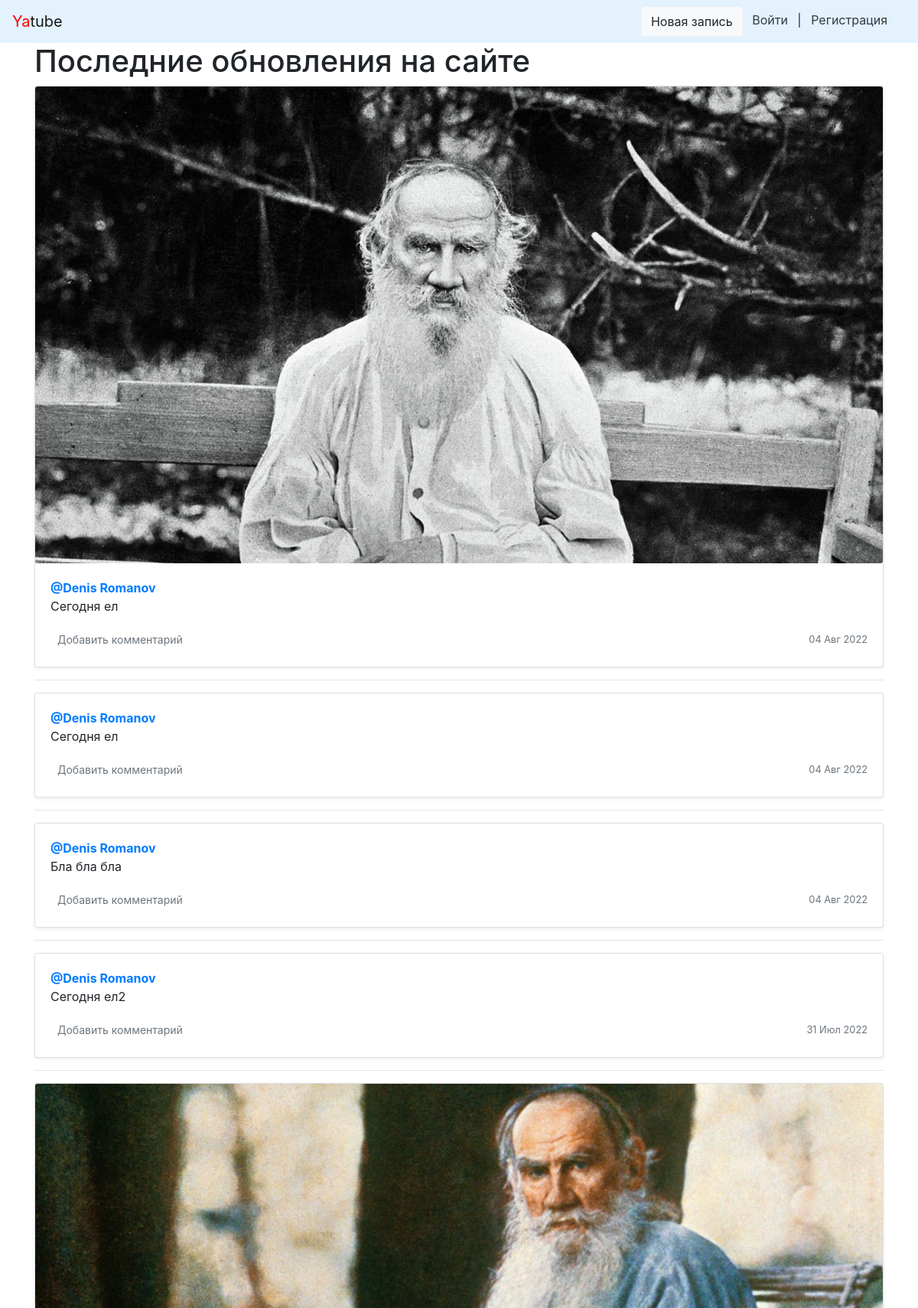
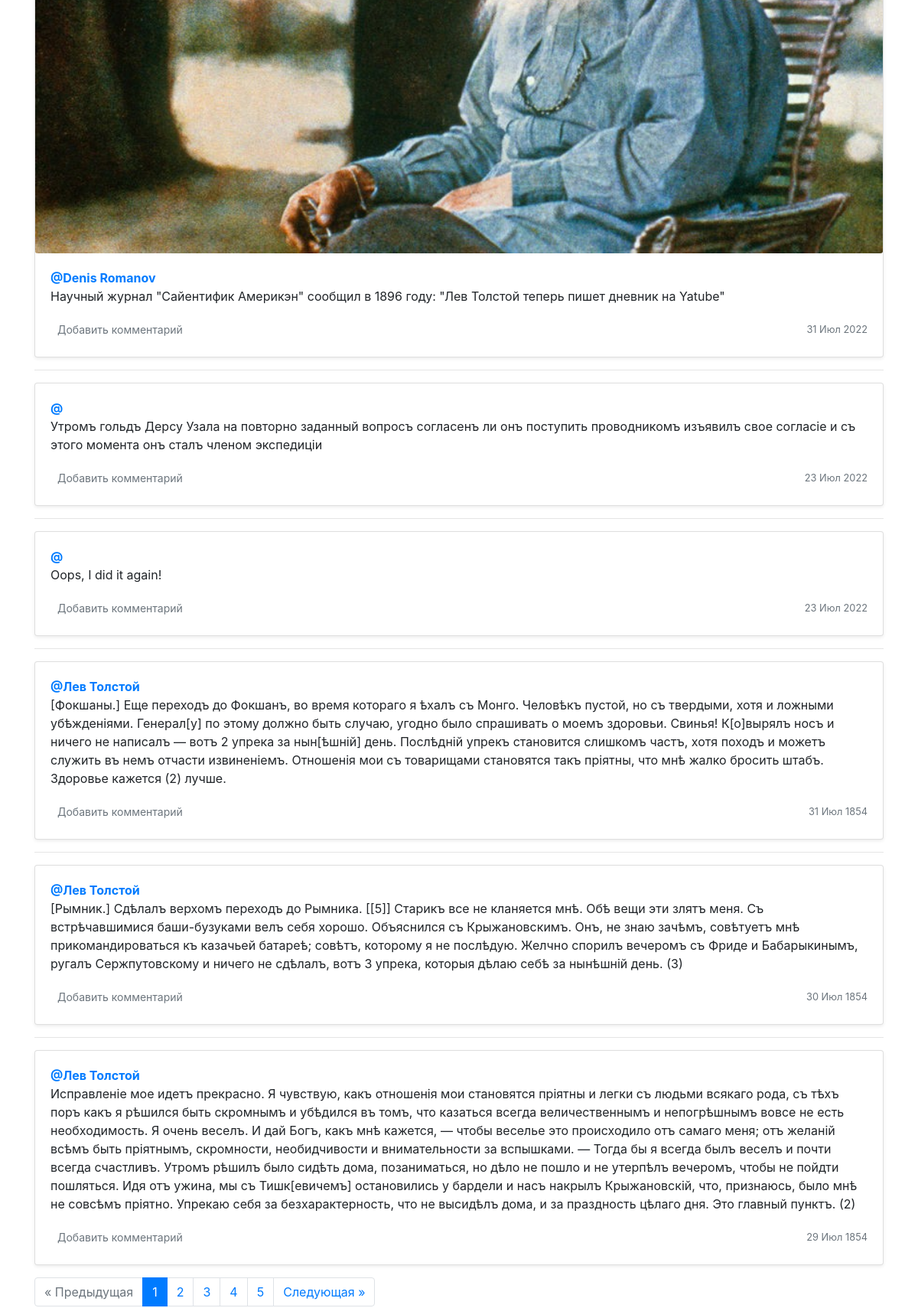
The page / (upper part) on the database its author committed (2 pictures, top to bottom).
### posts/models.py (models this page shows, shortened)
class Post(models.Model):
    text = models.TextField(verbose_name='Текст')
    pub_date = models.DateTimeField("date published", auto_now_add=True)
    author = models.ForeignKey(User, on_delete=models.CASCADE, related_name="posts")
    group = models.ForeignKey(Group, on_delete=models.CASCADE, blank=True, null=True, verbose_name='Группа')
    image = models.ImageField(upload_to='posts/', blank=True, null=True, verbose_name='Изображение')

### posts/views.py (the view)
# urls.py: path("", views.index, name="index"),
@cache_page(20)
def index(request):
    post_list = Post.objects.order_by('-pub_date').all()
    paginator = Paginator(post_list, 10)
    page_number = request.GET.get('page')
    page = paginator.get_page(page_number)
    return render(
        request,
        'index.html',
        {'page': page, 'paginator': paginator}
    )

### yatube/context_processors/context.py (called while the page is built)
def year(request):
    return {'year': dt.datetime.now().year}

### templates/index.html (shortened to what this page needs)
{% extends "base.html" %}
{% block header %}Последние обновления на сайте{% endblock %}
{% block content %}
{% load thumbnail %}
    {% for post in page %}
        <div class="card mb-3 mt-1 shadow-sm">
                        {% thumbnail post.image "960x339" crop="center" upscale=True as im%}
                            <img class="card-img" src="{{ im.url }}">
                        {% endthumbnail %}
                        <div class="card-body">
                                <p class="card-text">
                                        <a href="/{{ post.author.username }}/"><strong class="d-block text-gray-dark">@{{ post.author.get_full_name }}</strong></a>
                                        {{ post.text }}
                                </p>
                                <div class="d-flex justify-content-between align-items-center">
                                    <div class="btn-group ">
                                        <a class="btn btn-sm text-muted" href="/{{ profile.username }}/{{ post.pk }}/" role="button">Добавить комментарий</a>
                                    </div>
                                        <small class="text-muted">{{ post.pub_date|date:"d M Y" }}</small>
                                </div>
                        </div>
                </div>
        {% if not forloop.last %}<hr>{% endif %}
    {% endfor %}
    {% if page.has_other_pages %}
        {% include "paginator.html" with items=page paginator=paginator %}
    {% endif %}
{% endblock %}

### rows shown on the page
Post: shows a picture, author.get_full_name "Denis Romanov", text "Сегодня ел", pub_date "04 Авг 2022"
Post: author.get_full_name "Denis Romanov", text "Сегодня ел", pub_date "04 Авг 2022"
Post: author.get_full_name "Denis Romanov", text "Бла бла бла", pub_date "04 Авг 2022"
Post: author.get_full_name "Denis Romanov", text "Сегодня ел2", pub_date "31 Июл 2022"
Post: shows a picture, author.get_full_name "Denis Romanov", text "Научный журнал \"Сайентифик Америкэн\" сообщил в 1896 году: \"Лев Толстой теперь пишет дневник на Yatube\"", pub_date "31 Июл 2022"
Post: text "Утромъ гольдъ Дерсу Узала на повторно заданный вопросъ согласенъ ли онъ поступить проводникомъ изъявилъ свое согласіе и съ этого момента онъ сталъ членом экспедиціи", pub_date "23 Июл 2022"
Post: text "Oops, I did it again!", pub_date "23 Июл 2022"
Post: author.get_full_name "Лев Толстой", text "[Фокшаны.] Еще переходъ до Фокшанъ, во время котораго я ѣхалъ съ Монго. Человѣкъ пустой, но съ твердыми, хотя и ложными убѣжденіями. Генерал[у] по этому должно быть случаю, угодно было спрашивать о моемъ здоровьи. Свинья! К[о]вырялъ носъ и ничего не написалъ — вотъ 2 упрека за нын[ѣшній] день. Послѣдній упрекъ становится слишкомъ частъ, хотя походъ и можетъ служить въ немъ отчасти извиненіемъ. Отношенія мои съ товарищами становятся такъ пріятны, что мнѣ жалко бросить штабъ. Здоровье кажется (2) лучше.", pub_date "31 Июл 1854"
Post: author.get_full_name "Лев Толстой", text "[Рымник.] Сдѣлалъ верхомъ переходъ до Рымника. [[5]] Старикъ все не кланяется мнѣ. Обѣ вещи эти злятъ меня. Съ встрѣчавшимися баши-бузуками велъ себя хорошо. Объяснился съ Крыжановскимъ. Онъ, не знаю зачѣмъ, совѣтуетъ мнѣ прикомандироваться къ казачьей батареѣ; совѣтъ, которому я не послѣдую. Желчно спорилъ вечеромъ съ Фриде и Бабарыкинымъ, ругалъ Сержпутовскому и ничего не сдѣлалъ, вотъ 3 упрека, которыя дѣлаю себѣ за нынѣшній день. (3)", pub_date "30 Июл 1854"
Post: author.get_full_name "Лев Толстой", text "Исправленіе мое идетъ прекрасно. Я чувствую, какъ отношенія мои становятся пріятны и легки съ людьми всякаго рода, съ тѣхъ поръ какъ я рѣшился быть скромнымъ и убѣдился въ томъ, что казаться всегда величественнымъ и непогрѣшнымъ вовсе не есть необходимость. Я очень веселъ. И дай Богъ, какъ мнѣ кажется, — чтобы веселье это происходило отъ самаго меня; отъ желаній всѣмъ быть пріятнымъ, скромности, необидчивости и внимательности за вспышками. — Тогда бы я всегда былъ веселъ и почти всегда счастливъ. Утромъ рѣшилъ было сидѣть дома, позаниматься, но дѣло не пошло и не утерпѣлъ вечеромъ, чтобы не пойдти пошляться. Идя отъ ужина, мы съ Тишк[евичемъ] остановились у бардели и насъ накрылъ…", pub_date "29 Июл 1854"

### other values the page prints
{{ i }} "1"
{{ i }} "2" "3" "4" "5"
